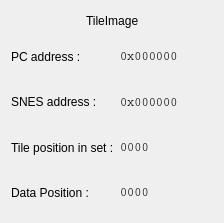
<?xml version="1.0" encoding="UTF-8"?>
<ui version="4.0">
 <class>TileInfow</class>
 <widget class="QWidget" name="TileInfow">
  <property name="geometry">
   <rect>
    <x>0</x>
    <y>0</y>
    <width>224</width>
    <height>223</height>
   </rect>
  </property>
  <property name="windowTitle">
   <string>Form</string>
  </property>
  <layout class="QVBoxLayout" name="verticalLayout">
   <item>
    <layout class="QHBoxLayout" name="horizontalLayout">
     <item>
      <spacer name="horizontalSpacer">
       <property name="orientation">
        <enum>Qt::Horizontal</enum>
       </property>
       <property name="sizeHint" stdset="0">
        <size>
         <width>40</width>
         <height>20</height>
        </size>
       </property>
      </spacer>
     </item>
     <item>
      <widget class="QLabel" name="imageLabel">
       <property name="sizePolicy">
        <sizepolicy hsizetype="Fixed" vsizetype="Fixed">
         <horstretch>0</horstretch>
         <verstretch>0</verstretch>
        </sizepolicy>
       </property>
       <property name="baseSize">
        <size>
         <width>100</width>
         <height>100</height>
        </size>
       </property>
       <property name="text">
        <string>TileImage</string>
       </property>
      </widget>
     </item>
     <item>
      <spacer name="horizontalSpacer_2">
       <property name="orientation">
        <enum>Qt::Horizontal</enum>
       </property>
       <property name="sizeHint" stdset="0">
        <size>
         <width>40</width>
         <height>20</height>
        </size>
       </property>
      </spacer>
     </item>
    </layout>
   </item>
   <item>
    <layout class="QGridLayout" name="gridLayout">
     <item row="0" column="0">
      <widget class="QLabel" name="label_2">
       <property name="text">
        <string>PC address :</string>
       </property>
      </widget>
     </item>
     <item row="0" column="1">
      <widget class="QLabel" name="tilePCAddressLabel">
       <property name="font">
        <font>
         <family>Courier</family>
        </font>
       </property>
       <property name="text">
        <string>0x000000</string>
       </property>
      </widget>
     </item>
     <item row="1" column="0">
      <widget class="QLabel" name="label">
       <property name="text">
        <string>SNES address :</string>
       </property>
      </widget>
     </item>
     <item row="1" column="1">
      <widget class="QLabel" name="tileROMAddressLabel">
       <property name="font">
        <font>
         <family>Courier</family>
        </font>
       </property>
       <property name="text">
        <string>0x000000</string>
       </property>
      </widget>
     </item>
     <item row="2" column="0">
      <widget class="QLabel" name="label_3">
       <property name="text">
        <string>Tile position in set :</string>
       </property>
      </widget>
     </item>
     <item row="2" column="1">
      <widget class="QLabel" name="tilePositionLabel">
       <property name="font">
        <font>
         <family>Courier</family>
        </font>
       </property>
       <property name="text">
        <string>0000</string>
       </property>
      </widget>
     </item>
     <item row="3" column="0">
      <widget class="QLabel" name="label_4">
       <property name="text">
        <string>Data Position :</string>
       </property>
      </widget>
     </item>
     <item row="3" column="1">
      <widget class="QLabel" name="tileDataPosition">
       <property name="font">
        <font>
         <family>Courier</family>
        </font>
       </property>
       <property name="text">
        <string>0000</string>
       </property>
      </widget>
     </item>
    </layout>
   </item>
  </layout>
 </widget>
 <resources/>
 <connections/>
</ui>
